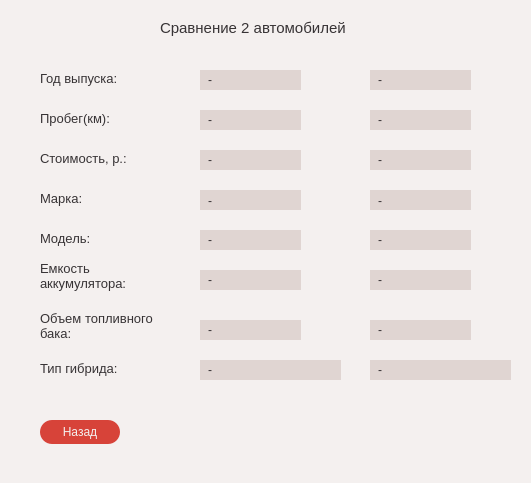
<?xml version="1.0" encoding="UTF-8"?>
<ui version="4.0">
 <class>CarCompareWindow</class>
 <widget class="QDialog" name="CarCompareWindow">
  <property name="geometry">
   <rect>
    <x>0</x>
    <y>0</y>
    <width>531</width>
    <height>483</height>
   </rect>
  </property>
  <property name="windowTitle">
   <string>Сравнение автомобилей</string>
  </property>
  <property name="styleSheet">
   <string notr="true">background-color: rgb(244, 240, 239);
color: rgb(55, 51, 53);
font: 600 9pt &quot;Montserrat&quot;;
border-style: none;
border-width: 0px;</string>
  </property>
  <widget class="QLabel" name="toLabel">
   <property name="geometry">
    <rect>
     <x>160</x>
     <y>20</y>
     <width>221</width>
     <height>16</height>
    </rect>
   </property>
   <property name="styleSheet">
    <string notr="true">font-size: 11pt;</string>
   </property>
   <property name="text">
    <string>Сравнение 2 автомобилей</string>
   </property>
  </widget>
  <widget class="QPushButton" name="backPushButton">
   <property name="geometry">
    <rect>
     <x>40</x>
     <y>420</y>
     <width>80</width>
     <height>24</height>
    </rect>
   </property>
   <property name="styleSheet">
    <string notr="true">QPushButton:hover
{
	background-color: #CC3329;
}
QPushButton{
	color: rgb(244, 240, 239);
	font: 600 9pt &quot;Montserrat&quot;;
	border-radius: 12px;
	border-style: solid;
	border-width: 0px;
	background-color: rgb(215, 67, 57);
	padding: 5px;
}</string>
   </property>
   <property name="text">
    <string>Назад</string>
   </property>
  </widget>
  <widget class="QLabel" name="yearLabel">
   <property name="geometry">
    <rect>
     <x>40</x>
     <y>70</y>
     <width>101</width>
     <height>16</height>
    </rect>
   </property>
   <property name="styleSheet">
    <string notr="true">font-size: 10pt;</string>
   </property>
   <property name="text">
    <string>Год выпуска:</string>
   </property>
  </widget>
  <widget class="QLabel" name="mileageLabel">
   <property name="geometry">
    <rect>
     <x>40</x>
     <y>110</y>
     <width>91</width>
     <height>16</height>
    </rect>
   </property>
   <property name="styleSheet">
    <string notr="true">font-size: 10pt;</string>
   </property>
   <property name="text">
    <string>Пробег(км):</string>
   </property>
  </widget>
  <widget class="QLabel" name="priceLabel">
   <property name="geometry">
    <rect>
     <x>40</x>
     <y>150</y>
     <width>101</width>
     <height>16</height>
    </rect>
   </property>
   <property name="styleSheet">
    <string notr="true">font-size: 10pt;</string>
   </property>
   <property name="text">
    <string>Стоимость, р.:</string>
   </property>
  </widget>
  <widget class="QLabel" name="brandLabel">
   <property name="geometry">
    <rect>
     <x>40</x>
     <y>190</y>
     <width>49</width>
     <height>16</height>
    </rect>
   </property>
   <property name="styleSheet">
    <string notr="true">font-size: 10pt;</string>
   </property>
   <property name="text">
    <string>Марка:</string>
   </property>
  </widget>
  <widget class="QLabel" name="modelLabel">
   <property name="geometry">
    <rect>
     <x>40</x>
     <y>230</y>
     <width>71</width>
     <height>16</height>
    </rect>
   </property>
   <property name="styleSheet">
    <string notr="true">font-size: 10pt;</string>
   </property>
   <property name="text">
    <string>Модель:</string>
   </property>
  </widget>
  <widget class="QLabel" name="batteryLabel">
   <property name="geometry">
    <rect>
     <x>40</x>
     <y>260</y>
     <width>101</width>
     <height>31</height>
    </rect>
   </property>
   <property name="styleSheet">
    <string notr="true">font-size: 10pt;</string>
   </property>
   <property name="text">
    <string>Емкость
аккумулятора:</string>
   </property>
  </widget>
  <widget class="QLabel" name="fuelLabel">
   <property name="geometry">
    <rect>
     <x>40</x>
     <y>310</y>
     <width>141</width>
     <height>31</height>
    </rect>
   </property>
   <property name="styleSheet">
    <string notr="true">font-size: 10pt;</string>
   </property>
   <property name="text">
    <string>Объем топливного
бака:</string>
   </property>
  </widget>
  <widget class="QLabel" name="hybridTypeLabel">
   <property name="geometry">
    <rect>
     <x>40</x>
     <y>360</y>
     <width>101</width>
     <height>16</height>
    </rect>
   </property>
   <property name="styleSheet">
    <string notr="true">font-size: 10pt;</string>
   </property>
   <property name="text">
    <string>Тип гибрида:</string>
   </property>
  </widget>
  <widget class="QLabel" name="CarYearLabel1">
   <property name="geometry">
    <rect>
     <x>200</x>
     <y>70</y>
     <width>101</width>
     <height>20</height>
    </rect>
   </property>
   <property name="styleSheet">
    <string notr="true">color: rgb(55, 51, 53);
font: 600 9pt &quot;Montserrat&quot;;
border-style: solid;
border-width: 0px;
padding: 5px;
background-color: #E0D5D2;</string>
   </property>
   <property name="text">
    <string>-</string>
   </property>
  </widget>
  <widget class="QLabel" name="CarMileageLabel1">
   <property name="geometry">
    <rect>
     <x>200</x>
     <y>110</y>
     <width>101</width>
     <height>20</height>
    </rect>
   </property>
   <property name="styleSheet">
    <string notr="true">color: rgb(55, 51, 53);
font: 600 9pt &quot;Montserrat&quot;;
border-style: solid;
border-width: 0px;
padding: 5px;
background-color: #E0D5D2;</string>
   </property>
   <property name="text">
    <string>-</string>
   </property>
  </widget>
  <widget class="QLabel" name="CarPriceLabel1">
   <property name="geometry">
    <rect>
     <x>200</x>
     <y>150</y>
     <width>101</width>
     <height>20</height>
    </rect>
   </property>
   <property name="styleSheet">
    <string notr="true">color: rgb(55, 51, 53);
font: 600 9pt &quot;Montserrat&quot;;
border-style: solid;
border-width: 0px;
padding: 5px;
background-color: #E0D5D2;</string>
   </property>
   <property name="text">
    <string>-</string>
   </property>
  </widget>
  <widget class="QLabel" name="CarBrandLabel1">
   <property name="geometry">
    <rect>
     <x>200</x>
     <y>190</y>
     <width>101</width>
     <height>20</height>
    </rect>
   </property>
   <property name="styleSheet">
    <string notr="true">color: rgb(55, 51, 53);
font: 600 9pt &quot;Montserrat&quot;;
border-style: solid;
border-width: 0px;
padding: 5px;
padding-bottom: 4px;
background-color: #E0D5D2;</string>
   </property>
   <property name="text">
    <string>-</string>
   </property>
  </widget>
  <widget class="QLabel" name="CarModelLabel1">
   <property name="geometry">
    <rect>
     <x>200</x>
     <y>230</y>
     <width>101</width>
     <height>20</height>
    </rect>
   </property>
   <property name="styleSheet">
    <string notr="true">color: rgb(55, 51, 53);
font: 600 9pt &quot;Montserrat&quot;;
border-style: solid;
border-width: 0px;
padding: 5px;
background-color: #E0D5D2;</string>
   </property>
   <property name="text">
    <string>-</string>
   </property>
  </widget>
  <widget class="QLabel" name="CarBatteryLabel1">
   <property name="geometry">
    <rect>
     <x>200</x>
     <y>270</y>
     <width>101</width>
     <height>20</height>
    </rect>
   </property>
   <property name="styleSheet">
    <string notr="true">color: rgb(55, 51, 53);
font: 600 9pt &quot;Montserrat&quot;;
border-style: solid;
border-width: 0px;
padding: 5px;
background-color: #E0D5D2;</string>
   </property>
   <property name="text">
    <string>-</string>
   </property>
  </widget>
  <widget class="QLabel" name="CarFuelLabel1">
   <property name="geometry">
    <rect>
     <x>200</x>
     <y>320</y>
     <width>101</width>
     <height>20</height>
    </rect>
   </property>
   <property name="styleSheet">
    <string notr="true">color: rgb(55, 51, 53);
font: 600 9pt &quot;Montserrat&quot;;
border-style: solid;
border-width: 0px;
padding: 5px;
background-color: #E0D5D2;</string>
   </property>
   <property name="text">
    <string>-</string>
   </property>
  </widget>
  <widget class="QLabel" name="CarHybridTypeLabel1">
   <property name="geometry">
    <rect>
     <x>200</x>
     <y>360</y>
     <width>141</width>
     <height>20</height>
    </rect>
   </property>
   <property name="styleSheet">
    <string notr="true">color: rgb(55, 51, 53);
font: 600 9pt &quot;Montserrat&quot;;
border-style: solid;
border-width: 0px;
padding: 5px;
background-color: #E0D5D2;</string>
   </property>
   <property name="text">
    <string>-</string>
   </property>
  </widget>
  <widget class="QLabel" name="CarYearLabel2">
   <property name="geometry">
    <rect>
     <x>370</x>
     <y>70</y>
     <width>101</width>
     <height>20</height>
    </rect>
   </property>
   <property name="styleSheet">
    <string notr="true">color: rgb(55, 51, 53);
font: 600 9pt &quot;Montserrat&quot;;
border-style: solid;
border-width: 0px;
padding: 5px;
background-color: #E0D5D2;</string>
   </property>
   <property name="text">
    <string>-</string>
   </property>
  </widget>
  <widget class="QLabel" name="CarBrandLabel2">
   <property name="geometry">
    <rect>
     <x>370</x>
     <y>190</y>
     <width>101</width>
     <height>20</height>
    </rect>
   </property>
   <property name="styleSheet">
    <string notr="true">color: rgb(55, 51, 53);
font: 600 9pt &quot;Montserrat&quot;;
border-style: solid;
border-width: 0px;
padding: 5px;
padding-bottom: 4px;
background-color: #E0D5D2;</string>
   </property>
   <property name="text">
    <string>-</string>
   </property>
  </widget>
  <widget class="QLabel" name="CarMileageLabel2">
   <property name="geometry">
    <rect>
     <x>370</x>
     <y>110</y>
     <width>101</width>
     <height>20</height>
    </rect>
   </property>
   <property name="styleSheet">
    <string notr="true">color: rgb(55, 51, 53);
font: 600 9pt &quot;Montserrat&quot;;
border-style: solid;
border-width: 0px;
padding: 5px;
background-color: #E0D5D2;</string>
   </property>
   <property name="text">
    <string>-</string>
   </property>
  </widget>
  <widget class="QLabel" name="CarModelLabel2">
   <property name="geometry">
    <rect>
     <x>370</x>
     <y>230</y>
     <width>101</width>
     <height>20</height>
    </rect>
   </property>
   <property name="styleSheet">
    <string notr="true">color: rgb(55, 51, 53);
font: 600 9pt &quot;Montserrat&quot;;
border-style: solid;
border-width: 0px;
padding: 5px;
background-color: #E0D5D2;</string>
   </property>
   <property name="text">
    <string>-</string>
   </property>
  </widget>
  <widget class="QLabel" name="CarHybridTypeLabel2">
   <property name="geometry">
    <rect>
     <x>370</x>
     <y>360</y>
     <width>141</width>
     <height>20</height>
    </rect>
   </property>
   <property name="styleSheet">
    <string notr="true">color: rgb(55, 51, 53);
font: 600 9pt &quot;Montserrat&quot;;
border-style: solid;
border-width: 0px;
padding: 5px;
background-color: #E0D5D2;</string>
   </property>
   <property name="text">
    <string>-</string>
   </property>
  </widget>
  <widget class="QLabel" name="CarBatteryLabel2">
   <property name="geometry">
    <rect>
     <x>370</x>
     <y>270</y>
     <width>101</width>
     <height>20</height>
    </rect>
   </property>
   <property name="styleSheet">
    <string notr="true">color: rgb(55, 51, 53);
font: 600 9pt &quot;Montserrat&quot;;
border-style: solid;
border-width: 0px;
padding: 5px;
background-color: #E0D5D2;</string>
   </property>
   <property name="text">
    <string>-</string>
   </property>
  </widget>
  <widget class="QLabel" name="CarPriceLabel2">
   <property name="geometry">
    <rect>
     <x>370</x>
     <y>150</y>
     <width>101</width>
     <height>20</height>
    </rect>
   </property>
   <property name="styleSheet">
    <string notr="true">color: rgb(55, 51, 53);
font: 600 9pt &quot;Montserrat&quot;;
border-style: solid;
border-width: 0px;
padding: 5px;
background-color: #E0D5D2;</string>
   </property>
   <property name="text">
    <string>-</string>
   </property>
  </widget>
  <widget class="QLabel" name="CarFuelLabel2">
   <property name="geometry">
    <rect>
     <x>370</x>
     <y>320</y>
     <width>101</width>
     <height>20</height>
    </rect>
   </property>
   <property name="styleSheet">
    <string notr="true">color: rgb(55, 51, 53);
font: 600 9pt &quot;Montserrat&quot;;
border-style: solid;
border-width: 0px;
padding: 5px;
background-color: #E0D5D2;</string>
   </property>
   <property name="text">
    <string>-</string>
   </property>
  </widget>
 </widget>
 <resources/>
 <connections/>
</ui>
